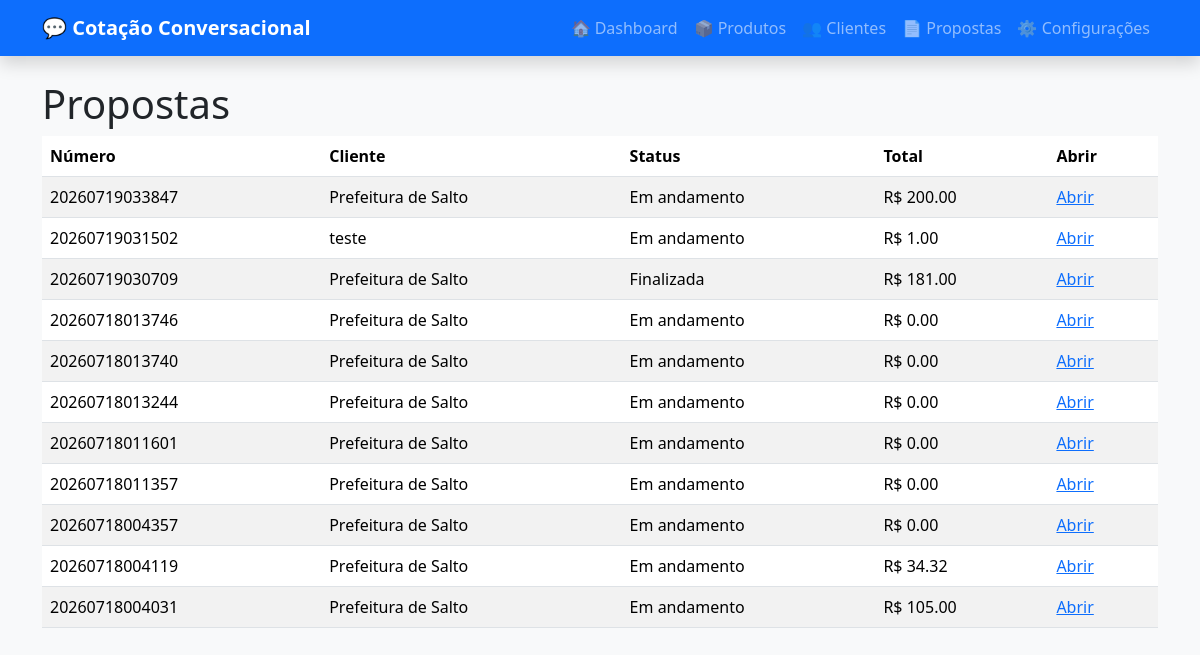
The page /propostas on the database its author committed.
### app/models/entities.py (models this page shows)
class Proposta(Base):
    __tablename__ = "propostas"
    id: Mapped[int] = mapped_column(primary_key=True)
    numero: Mapped[str] = mapped_column(
        String(30),
        unique=True,
        index=True,
    )
    cliente_id: Mapped[int | None] = mapped_column(
        ForeignKey("clientes.id"),
        nullable=True,
    )
    data: Mapped[datetime] = mapped_column(
        DateTime,
        default=datetime.utcnow,
    )
    status: Mapped[str] = mapped_column(
        String(30),
        default="Em andamento",
    )
    observacoes: Mapped[str | None] = mapped_column(
        Text,
        nullable=True,
    )
    valor_total: Mapped[Decimal] = mapped_column(
        Numeric(12, 2),
        default=0,
    )
    estado_chat: Mapped[dict | None] = mapped_column(
        JSON,
        nullable=True,
        default=dict,
    )
    cliente: Mapped[Cliente | None] = relationship()
    itens: Mapped[list["ItemProposta"]] = relationship(
        cascade="all, delete-orphan",
        back_populates="proposta",
    )
    mensagens: Mapped[list["MensagemConversa"]] = relationship(
        cascade="all, delete-orphan",
        back_populates="proposta",
    )

class Cliente(Base):
    __tablename__ = "clientes"
    id: Mapped[int] = mapped_column(primary_key=True)
    razao_social: Mapped[str] = mapped_column(String(255), index=True)
    nome_fantasia: Mapped[str | None] = mapped_column(String(255), nullable=True)
    cnpj: Mapped[str | None] = mapped_column(String(30), nullable=True)
    endereco: Mapped[str | None] = mapped_column(String(255), nullable=True)
    cidade: Mapped[str | None] = mapped_column(String(120), nullable=True)
    telefone: Mapped[str | None] = mapped_column(String(50), nullable=True)
    email: Mapped[str | None] = mapped_column(String(180), nullable=True)

### app/routers/web.py (the view)
@router.get("/propostas", response_class=HTMLResponse)
def tela_propostas(request: Request, db: Session = Depends(get_db)):
    propostas = db.query(Proposta).order_by(Proposta.data.desc()).all()
    return templates.TemplateResponse(
        request=request,
        name="lista.html",
        context={
            "request": request,
            "titulo": "Propostas",
            "colunas": ["Número", "Cliente", "Status", "Total", "Abrir"],
            "linhas": [[p.numero, p.cliente.razao_social if p.cliente else "-", p.status, f"R$ {p.valor_total:.2f}", f"<a href='/propostas/{p.id}'>Abrir</a>"] for p in propostas],
            "html_seguro": True,
        },
    )

### app/templates/lista.html
{% extends "base.html" %}
{% block content %}
<h1>{{ titulo }}</h1>
<table class="table table-striped">
  <thead><tr>{% for coluna in colunas %}<th>{{ coluna }}</th>{% endfor %}</tr></thead>
  <tbody>
    {% for linha in linhas %}
    <tr>{% for valor in linha %}<td>{% if html_seguro %}{{ valor|safe }}{% else %}{{ valor }}{% endif %}</td>{% endfor %}</tr>
    {% else %}
    <tr><td colspan="{{ colunas|length }}" class="text-muted text-center">Nenhum registro encontrado.</td></tr>
    {% endfor %}
  </tbody>
</table>
{% endblock %}

### rows shown on the page
Proposta: numero "20260719033847", status "Em andamento"
Cliente: razao_social "Prefeitura de Salto"
Proposta: numero "20260719031502", status "Em andamento"
Cliente: razao_social "teste"
Proposta: numero "20260719030709", status "Finalizada"
Proposta: numero "20260718013746", status "Em andamento"
Proposta: numero "20260718013740", status "Em andamento"
Proposta: numero "20260718013244", status "Em andamento"
Proposta: numero "20260718011601", status "Em andamento"
Proposta: numero "20260718011357", status "Em andamento"
Proposta: numero "20260718004357", status "Em andamento"
Proposta: numero "20260718004119", status "Em andamento"
Proposta: numero "20260718004031", status "Em andamento"

### other values the page prints
{{ titulo }} "Propostas"
{{ coluna }} "Número" "Cliente" "Status" "Total" "Abrir"
{{ valor|safe }} "R$ 200.00" "Abrir" "R$ 1.00" "Abrir" "R$ 181.00" "Abrir" "R$ 0.00" "Abrir" "R$ 0.00" "Abrir" "R$ 0.00" "Abrir" "R$ 0.00" "Abrir" "R$ 0.00" "Abrir" "R$ 0.00" "Abrir" "R$ 34.32" "Abrir" "R$ 105.00" "Abrir"
